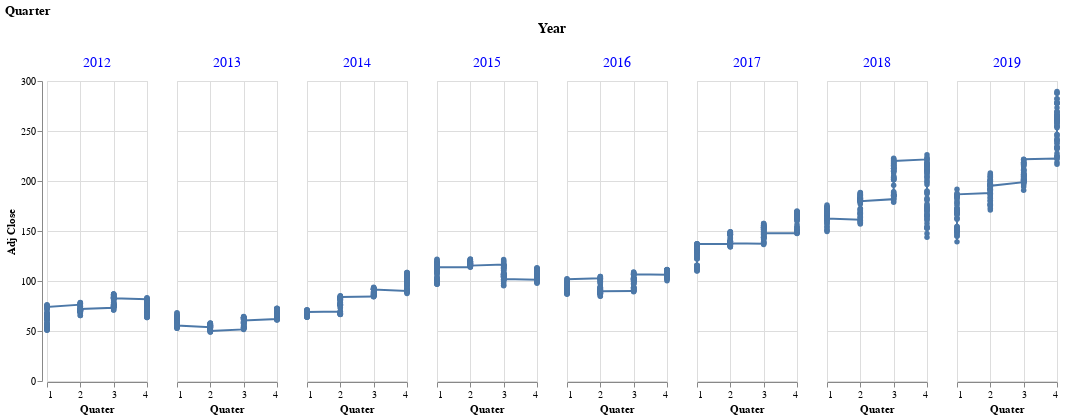

This figure's notebook cell:
### Code cell
import altair as alt
alt.Chart( AAPL_df.reset_index()).mark_line(point=True).encode(
    x='Quater', 
    y='Adj Close',
    column='Year',
    tooltip=['Date', 'Adj Close']).properties(
    title="Quarter",
    width=100).configure_header(
    titleColor='black',
    titleFontSize=14,
    labelColor='blue',
    labelFontSize=14
)

### Figure 1 — Vega-Lite specification as saved in the notebook (floating-point values rounded to 4 significant figures; data arrays with more than 128 entries replaced by an {"elided": "..."} marker saying what was removed)
{"config": {"view": {"continuousWidth": 400, "continuousHeight": 300}, "header": {"labelColor": "blue", "labelFontSize": 14, "titleColor": "black", "titleFontSize": 14}}, "data": {"name": "data-448fddde06098b9446259b610fa9eeee"}, "mark": {"type": "line", "point": true}, "encoding": {"column": {"field": "Year", "type": "quantitative"}, "tooltip": [{"field": "Date", "type": "temporal"}, {"field": "Adj Close", "type": "quantitative"}], "x": {"field": "Quater", "type": "quantitative"}, "y": {"field": "Adj Close", "type": "quantitative"}}, "title": "Quarter", "width": 100, "$schema": "https://vega.github.io/schema/vega-lite/v4.17.0.json", "datasets": {"data-448fddde06098b9446259b610fa9eeee": {"elided": "2011 records"}}}
